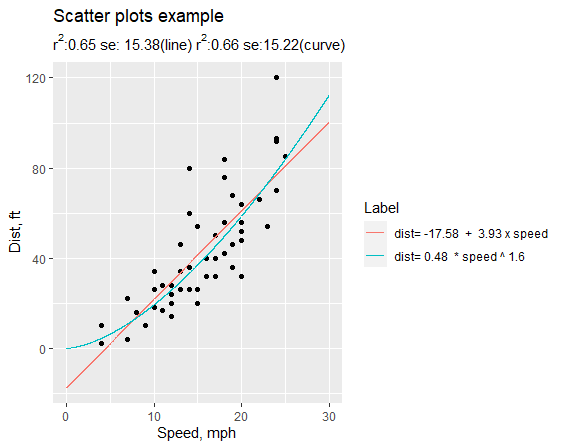

Recreate this plot in R.
# File: 109550178-黃昱翰-ch9-Regression.R
# Course: Ch9.R.Regression
# Author: 黃昱翰
# Date: 2021-12-13

#(1)
library(rio)
getwd()
data <- cars
str(data)

library(ggplot2)
ggplot(data = data, aes(speed,dist))+
  geom_point()+
  labs(title = "Scatter plots example",
       x = "Speed, mph",
       y = "Distance, ft")


# start to find a straight line by LS method
# y = a + bx
model <- lm(dist ~ speed, data = data)
summary(model)
a <- model$coefficients[1]
b <- model$coefficients[2]
n <- length(cars$speed)

anova <- anova(model)
anova
SSE <- anova$`Sum Sq`[2]
SSR <- anova$`Sum Sq`[1]
SSTo <- SSE + SSR
r.square <- round(1 - SSE/SSTo,2)
sqrt(r.square)
se <- round(sqrt(SSE/(n-2)),2)

text.intercept <- as.character(round(a,2))
text.slope <- as.character(round(b,2))
text.r2.line <- as.character(r.square)
text.se.line <- as.character(se)
label.line <- paste("dist=", text.intercept," + ",text.slope,"x speed" )
cap.line <- paste("r^2:",text.r2.line,"se:",text.se.line,"(line)")
pre.x <- seq(0,30,0.01)
pre.y <- a+pre.x*b
data.line <- data.frame(x=pre.x, y=pre.y, label = label.line)

# start to find a curve
data$speed <- log(data$speed)
data$dist <- log(data$dist)

ggplot(data = data, aes(speed,dist))+
  geom_point()+
  labs(title = "Scatter plots example",
       x = "ln(Speed), mph",
       y = "ln(Distance), ft")

# start to fitting line
model2 <- lm(dist~speed, data = data)
summary(model2)
e <- exp(1)
a2 <- e^model2$coefficients[1]
b2 <- model2$coefficients[2]
a2
b2

#compute SSE for curve line
SSE2 <- 0
SSTo2 <- 0
ymean <- mean(cars$dist)
for (i in 1:n) {
  ypre <- a2*cars$speed[i]^b2
  SSE2 = SSE2 + (cars$dist[i]-ypre)^2
  SSTo2 = SSTo2 + (cars$dist[i]-ymean)^2
}
r.square2 <- round(1 - SSE2/SSTo2,2)
se2 <- round(sqrt(SSE2/(n-2)),2)




sub.text <- expression(paste("r"^"2",":",0.65," se: ",15.38,"(line) r"^"2",":", 0.66," se:",15.22,"(curve)"))

# predict curve line

pre.x2 <- seq(0,30,0.01)
pre.y2 <- a2*pre.x2^b2

text.intercept2 <- as.character(round(a2,2))
text.slope2 <- as.character(round(b2,2))
text.r2.curve <- as.character(r.square2)
text.se.curve <- as.character(se2)
label.curve <- paste("dist=", text.intercept2," * speed ^",text.slope2)
cap.curve <- paste("r^2:",text.r2.curve,"se:",text.se.curve,"(line)")
data.curve <- data.frame(x=pre.x2, y=pre.y2, label = label.curve)

data.plot <- rbind.data.frame(data.line, data.curve)

curve <- data.frame(x=pre.x2,y=pre.y2)
data <- cars
str(data)  # look the structure of data
ggplot(data = data, aes(speed,dist))+
  geom_point()+
  #geom_abline(slope = b, intercept = a, color = "red")+
  geom_line(data = data.plot
            , aes(x,y, color = label)
            , size = 0.6)+
  labs(title = "Scatter plots example",
       subtitle = sub.text,
       #caption = "Power Transformations",
       x = "Speed, mph",
       y = "Dist, ft")+
  scale_color_discrete(name = "Label")
  
